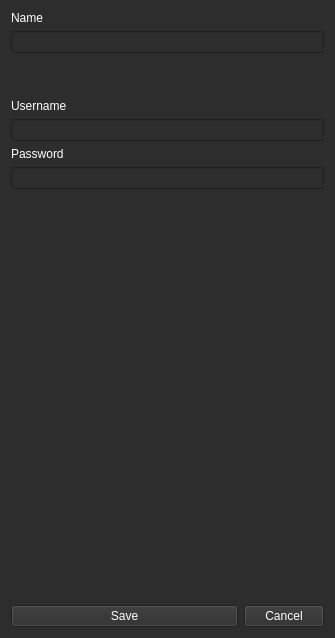
<?xml version="1.0" encoding="UTF-8"?>
<ui version="4.0">
 <class>Form</class>
 <widget class="QWidget" name="Form">
  <property name="geometry">
   <rect>
    <x>0</x>
    <y>0</y>
    <width>335</width>
    <height>638</height>
   </rect>
  </property>
  <property name="windowTitle">
   <string>Form</string>
  </property>
  <property name="styleSheet">
   <string notr="true">color: rgb(255, 255, 255);
background-color: rgb(45, 45, 45);</string>
  </property>
  <layout class="QVBoxLayout" name="verticalLayout_4">
   <item>
    <layout class="QVBoxLayout" name="verticalLayout">
     <item>
      <widget class="QLabel" name="label">
       <property name="text">
        <string>Name</string>
       </property>
      </widget>
     </item>
     <item>
      <widget class="QLineEdit" name="txt_name"/>
     </item>
    </layout>
   </item>
   <item>
    <spacer name="verticalSpacer_2">
     <property name="orientation">
      <enum>Qt::Vertical</enum>
     </property>
     <property name="sizeType">
      <enum>QSizePolicy::Preferred</enum>
     </property>
     <property name="sizeHint" stdset="0">
      <size>
       <width>20</width>
       <height>40</height>
      </size>
     </property>
    </spacer>
   </item>
   <item>
    <layout class="QVBoxLayout" name="verticalLayout_2">
     <item>
      <widget class="QLabel" name="label_2">
       <property name="text">
        <string>Username</string>
       </property>
      </widget>
     </item>
     <item>
      <widget class="QLineEdit" name="txt_username"/>
     </item>
    </layout>
   </item>
   <item>
    <layout class="QVBoxLayout" name="verticalLayout_3">
     <item>
      <widget class="QLabel" name="label_3">
       <property name="text">
        <string>Password</string>
       </property>
      </widget>
     </item>
     <item>
      <widget class="QLineEdit" name="txt_password"/>
     </item>
    </layout>
   </item>
   <item>
    <spacer name="verticalSpacer">
     <property name="orientation">
      <enum>Qt::Vertical</enum>
     </property>
     <property name="sizeHint" stdset="0">
      <size>
       <width>20</width>
       <height>386</height>
      </size>
     </property>
    </spacer>
   </item>
   <item>
    <layout class="QHBoxLayout" name="horizontalLayout">
     <item>
      <widget class="QPushButton" name="btn_save">
       <property name="text">
        <string>Save</string>
       </property>
      </widget>
     </item>
     <item>
      <widget class="QPushButton" name="btn_cancel">
       <property name="sizePolicy">
        <sizepolicy hsizetype="Maximum" vsizetype="Fixed">
         <horstretch>0</horstretch>
         <verstretch>0</verstretch>
        </sizepolicy>
       </property>
       <property name="text">
        <string>Cancel</string>
       </property>
      </widget>
     </item>
    </layout>
   </item>
  </layout>
 </widget>
 <resources/>
 <connections/>
</ui>
